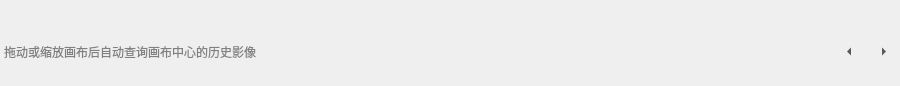
<?xml version="1.0" encoding="UTF-8"?>
<ui version="4.0">
 <class>SdTimelineDock</class>
 <widget class="QDockWidget" name="SdTimelineDock">
  <property name="geometry">
   <rect>
    <x>0</x>
    <y>0</y>
    <width>900</width>
    <height>86</height>
   </rect>
  </property>
  <property name="windowTitle">
   <string>历史影像时间轴</string>
  </property>
  <widget class="QWidget" name="dockWidgetContents">
   <layout class="QVBoxLayout" name="verticalLayout">
    <property name="spacing">
     <number>2</number>
    </property>
    <property name="leftMargin">
     <number>4</number>
    </property>
    <property name="topMargin">
     <number>4</number>
    </property>
    <property name="rightMargin">
     <number>4</number>
    </property>
    <property name="bottomMargin">
     <number>4</number>
    </property>
    <item>
     <widget class="QWidget" name="widget_timeline" native="true">
      <property name="sizePolicy">
       <sizepolicy hsizetype="Expanding" vsizetype="Fixed">
        <horstretch>0</horstretch>
        <verstretch>0</verstretch>
       </sizepolicy>
      </property>
      <layout class="QVBoxLayout" name="verticalLayout_timeline">
       <property name="spacing">
        <number>0</number>
       </property>
       <property name="leftMargin">
        <number>0</number>
       </property>
       <property name="topMargin">
        <number>0</number>
       </property>
       <property name="rightMargin">
        <number>0</number>
       </property>
       <property name="bottomMargin">
        <number>0</number>
       </property>
      </layout>
     </widget>
    </item>
    <item>
     <layout class="QHBoxLayout" name="horizontalLayout_info" stretch="1,0,0,0">
      <property name="spacing">
       <number>2</number>
      </property>
      <item>
       <widget class="QLabel" name="label_timeline_status">
        <property name="styleSheet">
         <string notr="true">color: rgb(128, 128, 128);</string>
        </property>
        <property name="text">
         <string>拖动或缩放画布后自动查询画布中心的历史影像</string>
        </property>
       </widget>
      </item>
      <item>
       <widget class="QToolButton" name="pushButton_prev">
        <property name="minimumSize">
         <size>
          <width>22</width>
          <height>22</height>
         </size>
        </property>
        <property name="toolTip">
         <string>上一期</string>
        </property>
        <property name="text">
         <string/>
        </property>
        <property name="arrowType">
         <enum>Qt::LeftArrow</enum>
        </property>
        <property name="autoRaise">
         <bool>true</bool>
        </property>
       </widget>
      </item>
      <item>
       <widget class="QLabel" name="label_timeline_current">
        <property name="minimumSize">
         <size>
          <width>0</width>
          <height>0</height>
         </size>
        </property>
        <property name="text">
         <string/>
        </property>
       </widget>
      </item>
      <item>
       <widget class="QToolButton" name="pushButton_next">
        <property name="minimumSize">
         <size>
          <width>22</width>
          <height>22</height>
         </size>
        </property>
        <property name="toolTip">
         <string>下一期</string>
        </property>
        <property name="text">
         <string/>
        </property>
        <property name="arrowType">
         <enum>Qt::RightArrow</enum>
        </property>
        <property name="autoRaise">
         <bool>true</bool>
        </property>
       </widget>
      </item>
     </layout>
    </item>
   </layout>
  </widget>
 </widget>
 <resources/>
 <connections/>
</ui>
